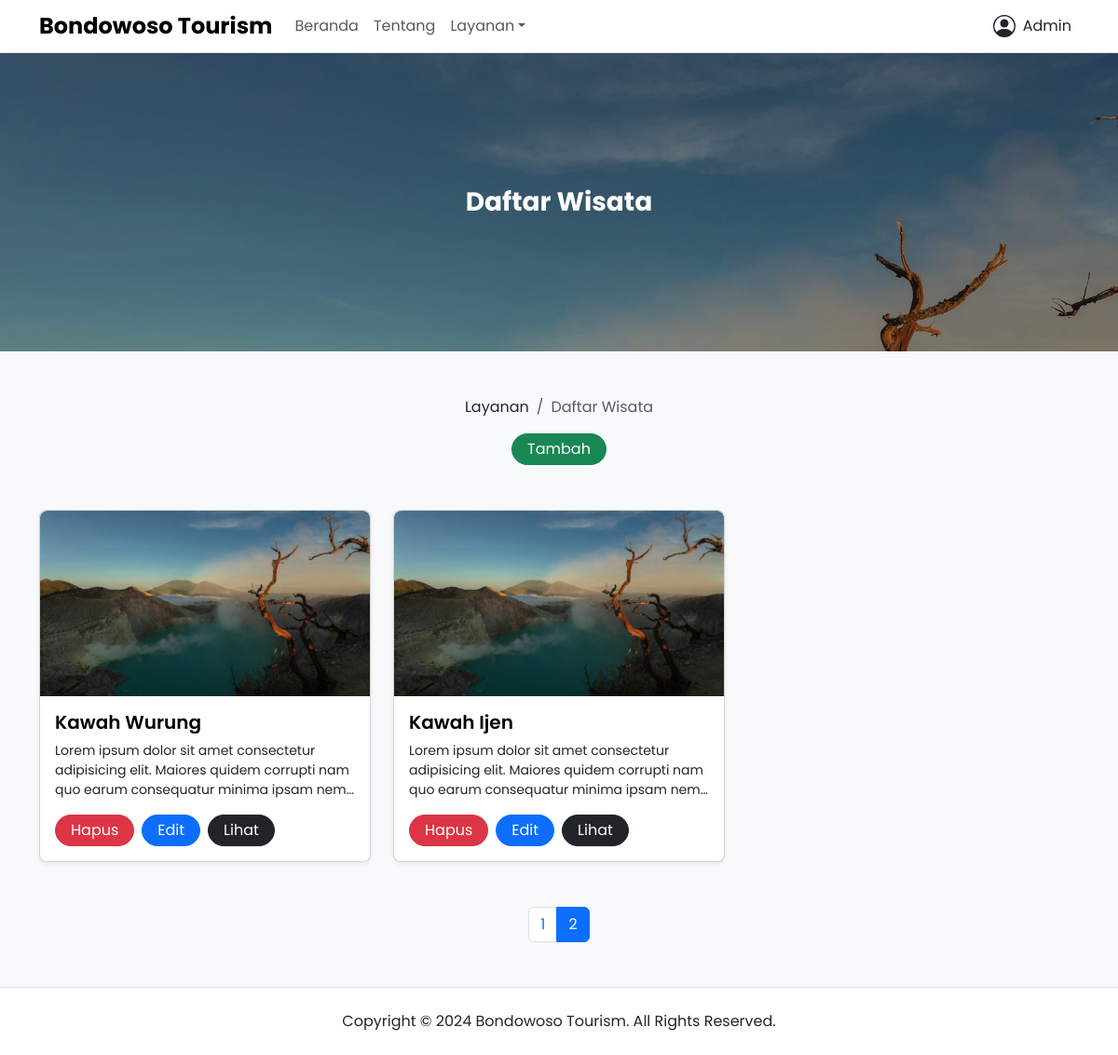
/layanan/daftar-wisata?page=2 (signed in), run on the app's committed database.
### app/models.py (models this page shows, shortened)
class User(UserMixin, db.Model):
  __tablename__ = "user"
  id = db.Column(db.Integer, primary_key=True)
  name = db.Column(db.String(60), nullable=False)
  gender = db.Column(db.String(60), nullable=False)
  phone = db.Column(db.String(60), nullable=False, unique=True)
  email = db.Column(db.String(60), nullable=False, unique=True)
  role = db.Column(db.String(20), nullable=False, default="user")
  password = db.Column(db.String(128), nullable=False)
  joined_date = db.Column(db.DateTime, nullable=False, default=datetime.now)
  usage_help = db.relationship("UsageHelp", backref="user", lazy=True)
  criteria = db.relationship("Criteria", backref="user", lazy=True)
  sub_criteria = db.relationship("SubCriteria", backref="user", lazy=True)
  location_point = db.relationship("LocationPoint", backref="user", lazy=True)
  tour_type = db.relationship("TourType", backref="user", lazy=True)
  tour_list = db.relationship("TourList", backref="user", lazy=True)

class TourList(db.Model):
  __tablename__ = "tour_list"
  id = db.Column(db.Integer, primary_key=True)
  name = db.Column(db.String(128), nullable=False)
  ticket = db.Column(db.Integer, nullable=False)
  facility = db.Column(db.Integer, nullable=False)
  infrastructure = db.Column(db.Integer, nullable=False)
  transportation_access = db.Column(db.Integer, nullable=False)
  description = db.Column(db.Text, nullable=True)
  image = db.Column(db.String(20), nullable=False, default="default.jpg")
  posted_date = db.Column(db.DateTime, nullable=False, default=datetime.now)
  updated_date = db.Column(db.DateTime, onupdate=datetime.now, default=datetime.now)
  user_id = db.Column(db.Integer, db.ForeignKey("user.id"), nullable=False)
  tour_type_id = db.Column(db.Integer, db.ForeignKey("tour_type.id"), nullable=False)
  tour_type = db.relationship("TourType", back_populates="tour_list")
  distances = db.relationship("TourDistance", backref="tour_list", lazy=True) # relationship to distances

### app/views/public.py (the view)
@public_app.route("/layanan/daftar-wisata", methods=["GET", "POST"])
@login_required
def tour_list():
  page = request.args.get("page", 1, type=int)
  datas = TourList.query.order_by(TourList.posted_date.desc()).paginate(page=page, per_page=6)
  return render_template("public/services/tour_list/tour-list.html", title="Daftar Wisata - Bondowoso Tourism", datas=datas)

### app/models.py (called while the page is built)
@login_manager.user_loader
def load_user(user_id):
  return User.query.get(int(user_id))

### app/templates/public/services/tour_list/tour-list.html (shortened to what this page needs)
{% extends 'components/public/base.html' %} {% set active_page = 'tour_list' %} {% block content %}
<div class="banner d-flex bg-hero h-20rem">
  <div class="container my-auto">
    <div class="row justify-content-center align-items-center">
      <div class="col-lg-10">
        <div class="text-white text-center">
          <h2 class="fw-bold fs-3 title-clamp-2 mb-0">Daftar Wisata</h2>
        </div>
      </div>
    </div>
  </div>
</div>
<div class="page-wrapper bg-body-tertiary">
  <div class="container">
    <div class="row justify-content-center align-items-center pt-5">
      <div class="col-lg-10">
        <div class="d-flex flex-column row-gap-3">
          <nav aria-label="breadcrumb">
            <ol class="breadcrumb justify-content-center align-items-center mb-0">
              <li class="breadcrumb-item"><a class="link-dark link-offset-2 link-underline-opacity-0 link-underline-opacity-100-hover" href="{{ url_for('public_app.services') }}">Layanan</a></li>
              <li class="breadcrumb-item active" aria-current="page">Daftar Wisata</li>
            </ol>
          </nav>
          {% if current_user.role == "admin" %}
          <div class="text-center">
            <a class="btn btn-success rounded-5 py-1 px-3" href="{{ url_for('public_app.create_tour_list') }}" role="button">Tambah</a>
          </div>
          {% endif %}
        </div>
      </div>
    </div>
    {% if datas.total > 0 %}
    <div class="row justify-content-start align-items-center row-gap-4 overflow-hidden py-5">
      {% for data in datas %}
      <div class="col-lg-4 d-flex align-self-stretch">
        <div class="card shadow-sm rounded-3" style="width: 100% !important">
          <div class="ratio ratio-16x9 rounded-top-3 overflow-hidden">
            <img src="{{ url_for('static', filename='media/uploads/tour_list/' + data.image) }}" class="ratio-content card-img-top pe-none" style="object-fit: cover; transform: translate3d(0, 0, 1px)" alt="{{ data.name }}" />
          </div>
          <div class="card-body d-flex flex-column justify-content-between row-gap-3">
            <div class="d-flex flex-column row-gap-2">
              <h6 class="fw-semibold fs-5 text-body-emphasis text-clamp-2 mb-0">{{ data.name }}</h6>
              <p class="small text-clamp-3 mb-0">{{ data.description }}</p>
            </div>
            <div class="d-flex flex-row justify-content-start column-gap-2">
              {% if current_user.role == "admin" %}
              <a class="btn btn-danger rounded-5 py-1 px-3" href="#" role="button" data-bs-toggle="modal" data-bs-target="#deleteDataModal{{ data.id }}">Hapus</a>
              <a class="btn btn-primary rounded-5 py-1 px-3" href="{{ url_for('public_app.update_tour_list', id=data.id) }}" role="button">Edit</a>
              {% endif %}
              <a class="btn btn-dark rounded-5 py-1 px-3" href="{{ url_for('public_app.tour_list_detail', id=data.id) }}" role="button">Lihat</a>
            </div>
          </div>
        </div>
      </div>
      {% endfor %}
    </div>
    <div class="row pb-5">
      <div class="col-lg-12">
        <nav>
          <ul class="pagination justify-content-center align-items-center mb-0">
            {% for page_num in datas.iter_pages(left_edge=1, right_edge=1, left_current=1, right_current=2) %} {% if page_num %} {% if datas.page == page_num %}
            <li class="page-item active" aria-current="page">
              <span class="page-link">{{ page_num }}</span>
            </li>
            {% else %}
            <li class="page-item">
              <a class="page-link" href="{{ url_for('public_app.tour_list', page=page_num) }}">{{ page_num }}</a>
            </li>
            {% endif %} {% else %}
            <li class="page-item">
              <span class="page-link">...</span>
            </li>
            {% endif %} {% endfor %}
          </ul>
        </nav>
      </div>
    </div>
    {% endif %}
  </div>
</div>
{% endblock %}

### app/templates/components/public/includes/navbar.html (shortened to what this page needs)
<nav class="navbar navbar-expand-lg bg-body border-bottom">
  <div class="container">
    <a class="navbar-brand" href="{{ url_for('public_app.homepage') }}">
      <h1 class="fw-bold fs-4 my-auto">Bondowoso Tourism</h1>
    </a>
    <div class="offcanvas offcanvas-end border-0" tabindex="-1" id="offcanvasNavbar" aria-labelledby="offcanvasNavbarLabel">
      <div class="offcanvas-body">
        <ul class="navbar-nav me-auto">
          <li class="nav-item">
            <a class="{{ 'nav-link active' if active_page == 'home' else 'nav-link' }}" aria-current="page" href="{{ url_for('public_app.homepage') }}">Beranda</a>
          </li>
          <li class="nav-item">
            <a class="{{ 'nav-link active' if active_page == 'about' else 'nav-link' }}" href="{{ url_for('public_app.about') }}">Tentang</a>
          </li>
          <li class="nav-item dropdown">
            <a class="nav-link dropdown-toggle" href="#" role="button" data-bs-toggle="dropdown" aria-expanded="false">Layanan</a>
          </li>
        </ul>
        <ul class="navbar-nav">
          {% if current_user.is_authenticated %}
          <li class="nav-item dropdown">
            <a class="nav-link text-body" href="#" role="button" data-bs-toggle="dropdown" aria-expanded="false">
              <div class="d-flex align-items-center column-gap-2">
                <svg xmlns="http://www.w3.org/2000/svg" height="1.5em" fill="currentColor" viewBox="0 0 16 16">
                  <path d="M11 6a3 3 0 1 1-6 0 3 3 0 0 1 6 0" />
                  <path fill-rule="evenodd" d="M0 8a8 8 0 1 1 16 0A8 8 0 0 1 0 8m8-7a7 7 0 0 0-5.468 11.37C3.242 11.226 4.805 10 8 10s4.757 1.225 5.468 2.37A7 7 0 0 0 8 1" />
                </svg>
                <p class="mb-0">{{ current_user.name }}</p>
              </div>
            </a>
          </li>
          {% else %}
          <li class="nav-item my-auto">
            <a class="btn btn-outline-dark rounded-5 py-1 px-3" href="{{ url_for('control_panel_app.login') }}" role="button">Masuk</a>
            <a class="btn btn-dark rounded-5 py-1 px-3" href="{{ url_for('control_panel_app.register') }}" role="button">Daftar</a>
          </li>
          {% endif %}
        </ul>
      </div>
    </div>
  </div>
</nav>

### app/static/css/main.css (style rules this page uses)
body { font-family: "Poppins", sans-serif; }
.bg-hero { background: linear-gradient(rgba(0, 0, 0, 0.25), rgba(0, 0, 0, 0.25)), url(../media/uploads/home/hero.jpg); background-attachment: fixed; background-repeat: no-repeat; background-size: cover; background-position: center; }
.h-20rem { height: 20rem; }
.ratio-content { position: absolute; top: 0; left: 0; width: 100%; height: 100%; }
.text-clamp-2 { display: -webkit-box; -webkit-box-orient: vertical; -webkit-line-clamp: 2; overflow: hidden; }
.text-clamp-3 { display: -webkit-box; -webkit-box-orient: vertical; -webkit-line-clamp: 3; overflow: hidden; }

### data on the page
User: name "Admin"
TourList: image (placeholder picture), name "Kawah Wurung", description "Lorem ipsum dolor sit amet consectetur adipisicing elit. Maiores quidem corrupti nam quo earum consequatur minima ipsam…"
TourList: image (placeholder picture), name "Kawah Ijen", description "Lorem ipsum dolor sit amet consectetur adipisicing elit. Maiores quidem corrupti nam quo earum consequatur minima ipsam…"

### other printed values
{{ page_num }} "1"
{{ page_num }} "2"
